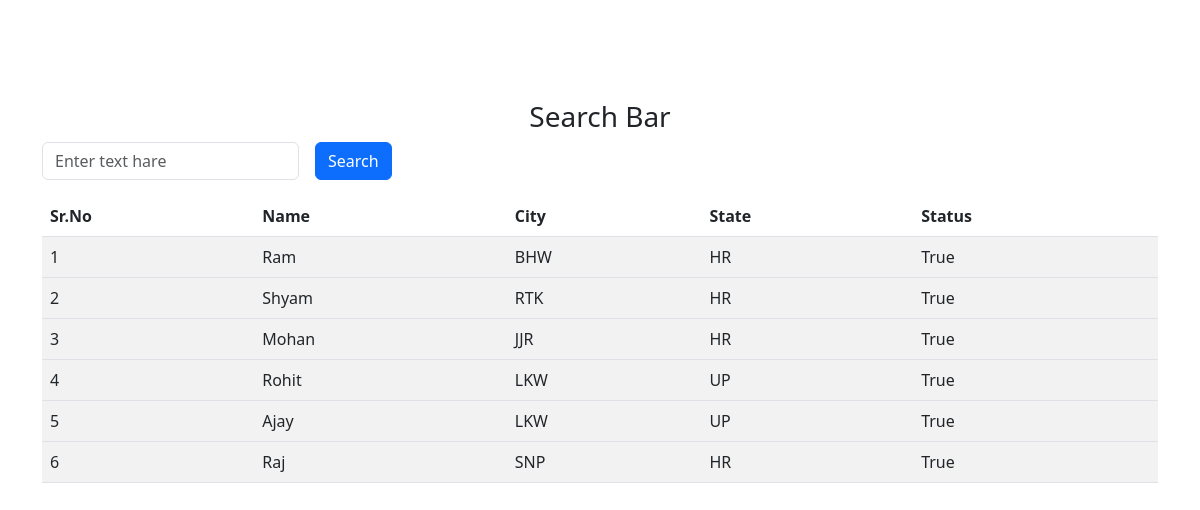
The page / on the database its author committed.
### myapp/models.py (models this page shows, shortened)
class Student(models.Model):
   username=models.CharField(max_length=100)
   city=models.CharField(max_length=50)
   state=models.CharField(max_length=50)
   status=models.BooleanField(default=True)

### myapp/views.py (the view)
# urls.py: path('',views.index,name=''),
def index(request):
   data=Student.objects.all()
   if request.method =='GET':
      text_search=request.GET.get('input_text')
      with contextlib.suppress(Exception):
            loopupvalue=Q(username__icontains=text_search)|Q(city__icontains=text_search)|Q(state__icontains=text_search)|Q(status__icontains=text_search)
            data2=Student.objects.filter(loopupvalue)
            return render(request,'index.html',{'data':data2})
   return render(request,'index.html',{'data':data})

### myapp/templates/index.html (shortened to what this page needs)
{% load static %}
<!DOCTYPE html>
<html>
   <head>
      <link rel="stylesheet" href="">
      <link href="https://cdn.jsdelivr.net/npm/bootstrap@5.3.0-alpha3/dist/css/bootstrap.min.css" rel="stylesheet">
   </head>
   <body>
      <div class="container" style='margin-top:100px;'>
         <div class="main">
            <h3 style='text-align:center;'>Search Bar </h3>
            <form class="row g-3" action='' method='GET'>
               <div class="col-auto">
                 <input type="text" class="form-control" name='input_text' id="staticEmail2" placeholder='Enter text hare'>
               </div>
               <div class="col-auto">
                  <button type="submit" class="btn btn-primary mb-3">Search</button>
                </div>
             </form>
            <table class='table table-striped table-hover'>
               <thead >
                  <tr>
                     <th>Sr.No</th>
                     <th>Name</th>
                     <th>City</th>
                     <th>State</th>
                     <th>Status</th>
                  </tr>
               </thead>
               {% for i in data %}
               <tbody>
                  <tr>
                     <td>{{forloop.counter}}</td>
                     <td>{{i.username}}</td>
                     <td>{{i.city}}</td>
                     <td>{{i.state}}</td>
                     <td>{{i.status}}</td>
                  </tr>
               </tbody>
               {% endfor %}
            </table>
         </div>
      </div>
   </body>
</html>

### rows shown on the page
Student: username "Ram", city "BHW", state "HR", status "True"
Student: username "Shyam", city "RTK", state "HR", status "True"
Student: username "Mohan", city "JJR", state "HR", status "True"
Student: username "Rohit", city "LKW", state "UP", status "True"
Student: username "Ajay", city "LKW", state "UP", status "True"
Student: username "Raj", city "SNP", state "HR", status "True"
